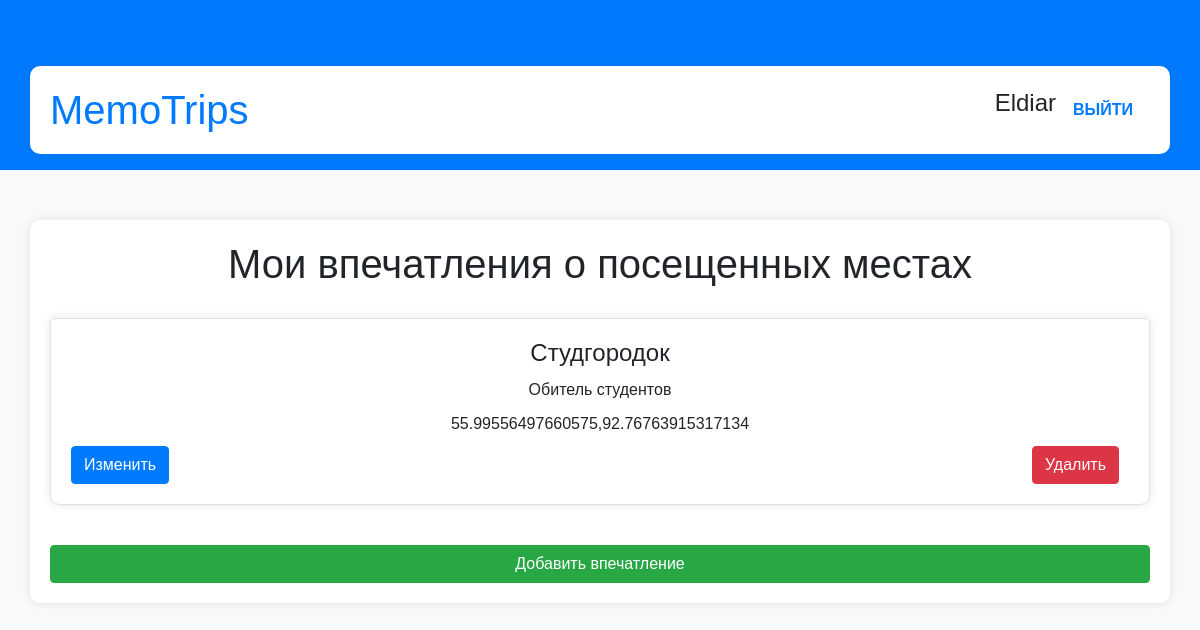
The app's page / (signed in), older data.
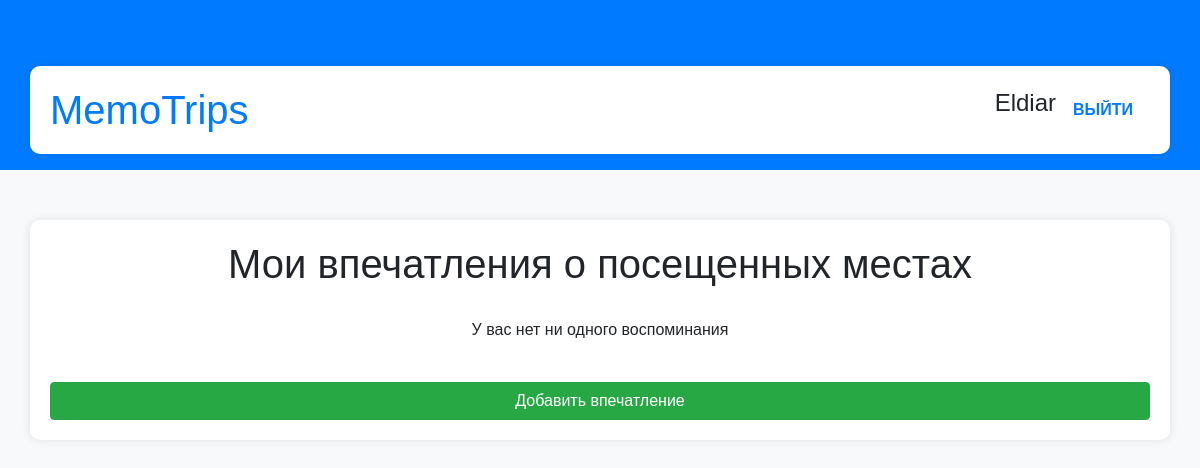
The same page, newer data.
### trips/models.py (models this page shows, shortened)
class Note(models.Model):
    user = models.ForeignKey(User, on_delete=models.CASCADE)
    title = models.CharField(max_length=200)
    comment = models.TextField()
    location = models.CharField(max_length=200)
    created_time = models.DateTimeField(auto_now_add=True)

### trips/views.py (the view)
# urls.py: path('', views.index, name='index'),
@login_required
def index(request):
    notes = Note.objects.filter(user=request.user).order_by('-created_time')
    return render(request, 'index.html', {'notes': notes})

### trips/templates/index.html (shortened to what this page needs)
{% extends "base.html" %}
{% block content %}
    <h1>Мои впечатления о посещенных местах</h1>
    {% if user.is_authenticated %}
        <ul class="list-group">
            {% for note in notes %}
                <li class="list-group-item mb-3">
                    <h2>{{ note.title }}</h2>
                    <p>{{ note.comment }}</p>
                    <p>{{ note.location }}</p>
                    <div class="d-flex justify-content-between">
                        <a href="{% url 'edit_note' note.pk %}" class="btn btn-primary">Изменить</a>
                        <form action="{% url 'delete_note' note.pk %}" method="post" style="display:inline;">
                            <button type="submit" class="btn btn-danger">Удалить</button>
                        </form>
                    </div>
                </li>
            {% empty %}
            <p>У вас нет ни одного воспоминания</p>
            {% endfor %}
             <a href="{% url 'add_note' %}" class="btn btn-success">Добавить впечатление</a>
        </ul>
    {% else %}
        <div class="alert alert-warning text-center">
            {% url 'welcome' %}
        </div>
    {% endif %}
{% endblock %}

Row changes from the older to the newer data that the page shows:
removed Note: title "Студгородок", comment "Обитель студентов", location "55.99556497660575,92.76763915317134"
Text that changed along with them:
text now shown: "У вас нет ни одного воспоминания"
